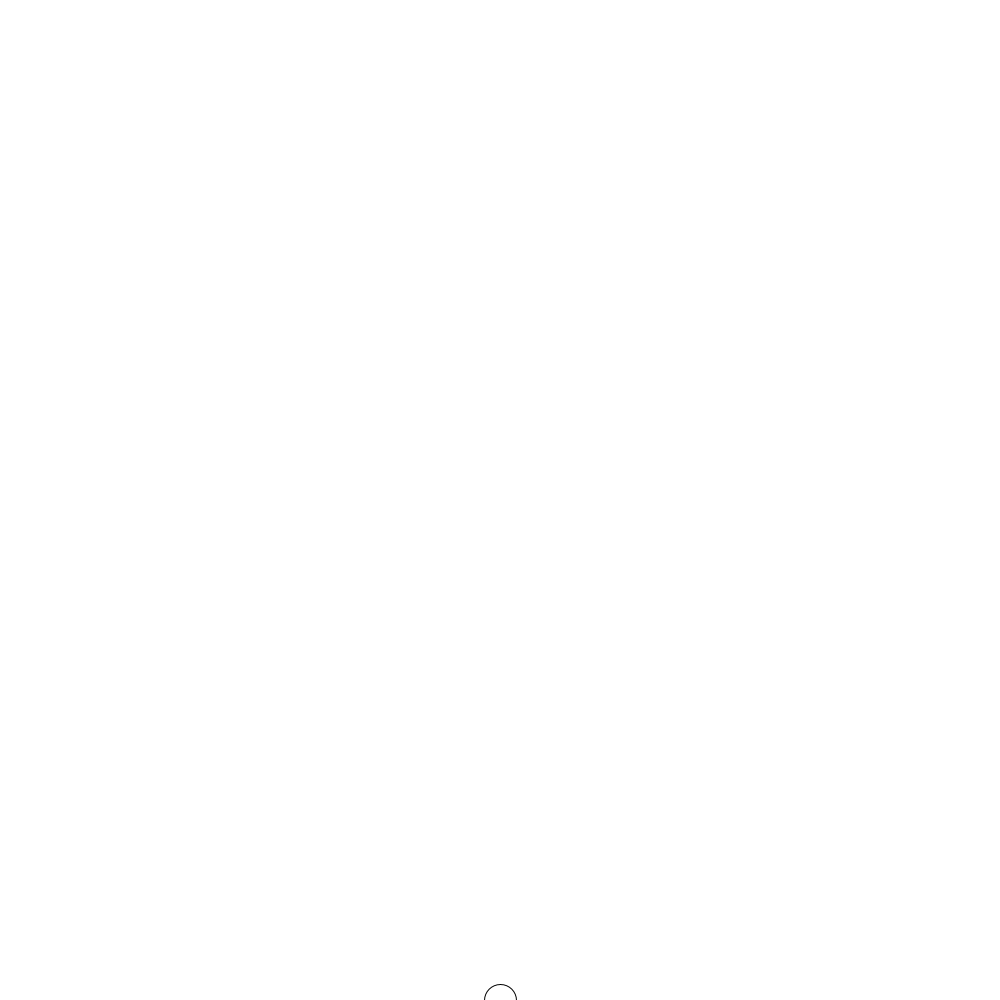
Frame 1 (no input)
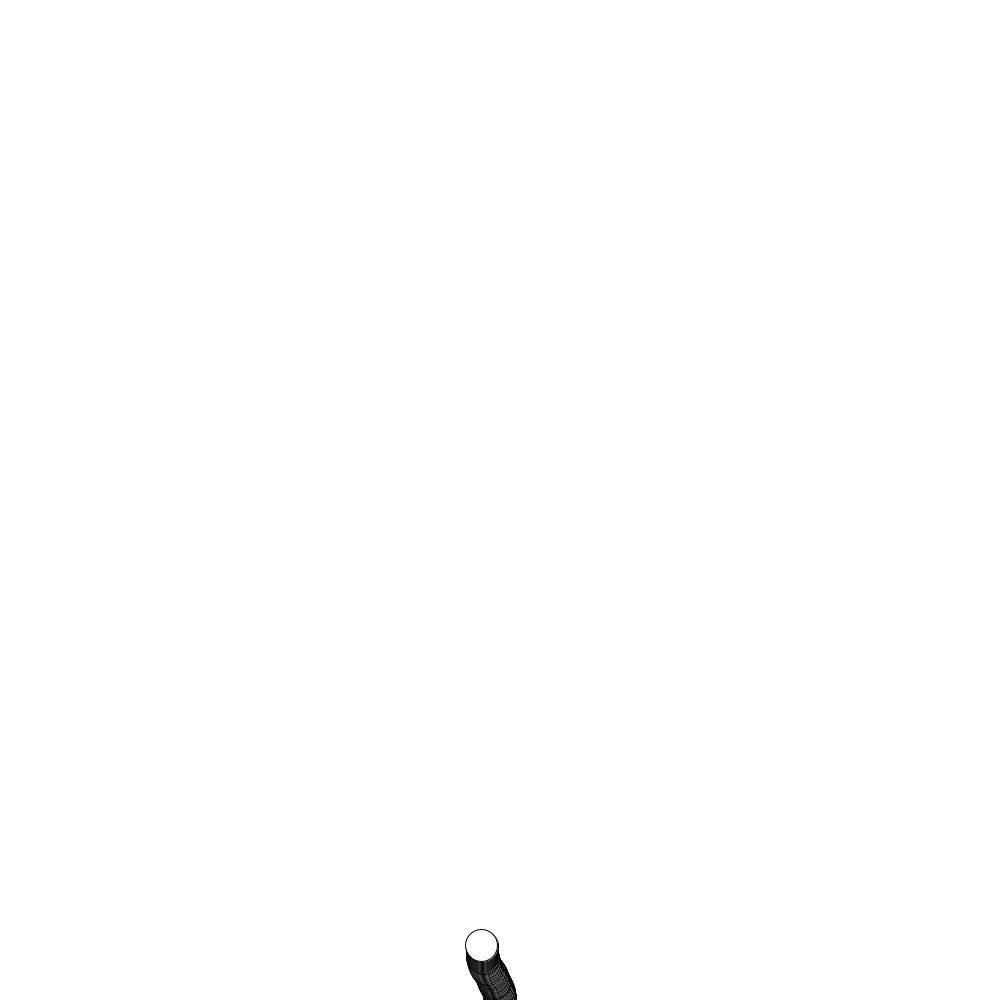
Frame 60 (the mouse pressed at the canvas centre just before this capture)
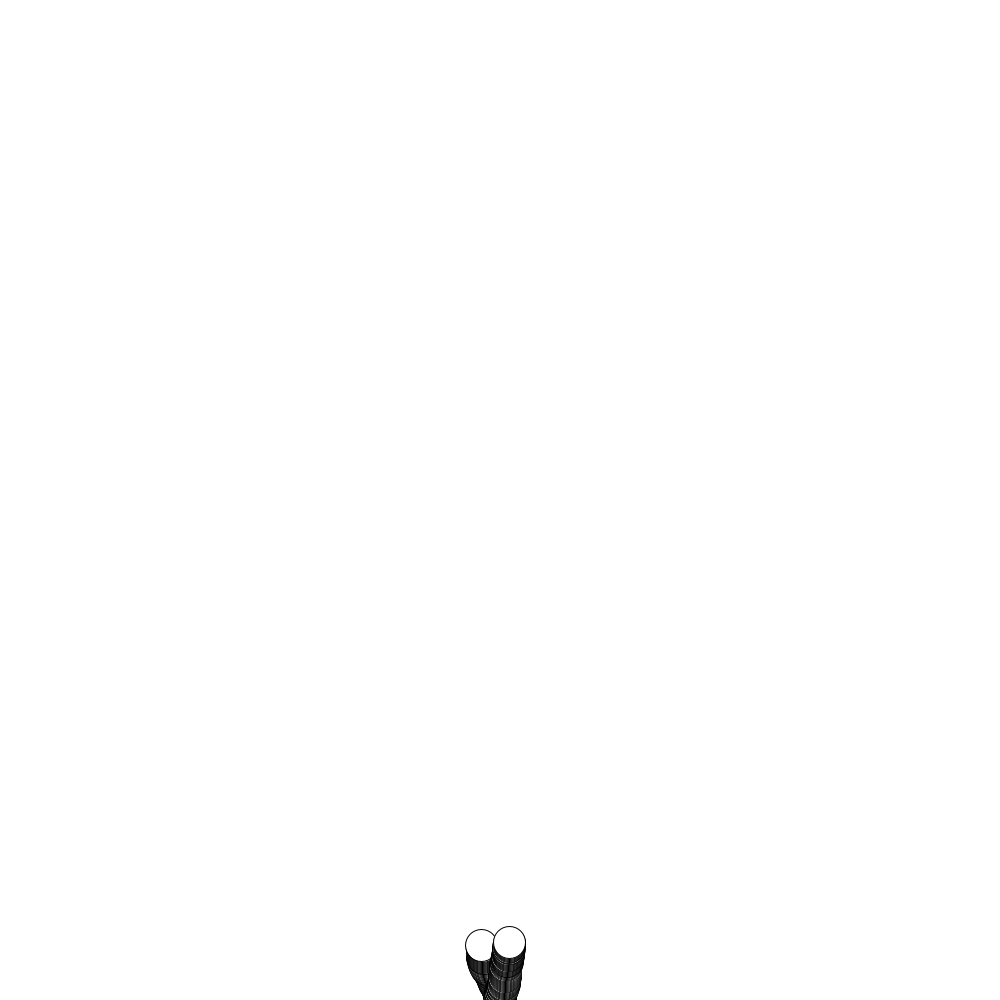
Frame 120 (the mouse held since frame 60 and released just before this capture)

The Processing sketch that drew these frames (run headless with seeded random() and noise(); from frame 60 on, the mouse is pressed at the canvas centre):

// Processing sketch: processing_174480
// ── processing_174480.pde

Tree[] trees;

void setup() {
  size(1000, 1000);
  background(255);
  ellipseMode(CENTER);
  frameRate(200);
  smooth();
  trees = new Tree[1];
  trees[0] = new Tree();
}

void draw() {
  for (int i=0;i<trees.length;i++) {
  PVector loc = trees[i].loc;
  float diam = trees[i].d;
  float c = map(trees.length,0,1000,0,50);
  stroke(c);
  ellipse(loc.x, loc.y, diam, diam);
  trees[i].update();
  }
}

void mousePressed() {
  background(255);
  trees = new Tree[1];
  trees[0] = new Tree();
}

class Tree {
  PVector loc;
  PVector v;
  float d;
  
  Tree() {
    loc = new PVector(width/2, height);
    v = new PVector(0, -1);
    d = 32;
  }
  
  Tree(Tree parent) {
    loc = parent.loc.get();
    v = parent.v.get();
    float area = PI*sq(parent.d/2);
    float newDiam = sqrt(area/2/PI)*2;
    d = newDiam;
    parent.d = newDiam;
  }

  void update() {
    if (d>0.2) {
      loc.add(v);
      PVector bump = new PVector(random(-1, 1), random(-1, 1));
      bump.mult(0.1);
      v.add(bump);
      v.normalize();

      if (random(0, 1)<0.015) {
        trees = (Tree[]) append(trees, new Tree(this));
      }
    }
    else if (d<=0.2){
      float p = random(-20,20);
      PVector vert = new PVector(0,-1);
      float rad = PVector.angleBetween(v, vert);
      
      fill(255,255,255,random(10,50));
      ellipse(loc.x,loc.y,10,10);
      
      
      /*
      beginShape();
      vertex(loc.x,loc.y);
      bezierVertex(loc.x+10,loc.y-15,loc.x+40+p,loc.y-5+p/2,loc.x+50+p,loc.y+5);
      bezierVertex(loc.x+40+p,loc.y+10,loc.x+10,loc.y+20,loc.x,loc.y);
      endShape();
      */
     
      
      
    }
  }
}
